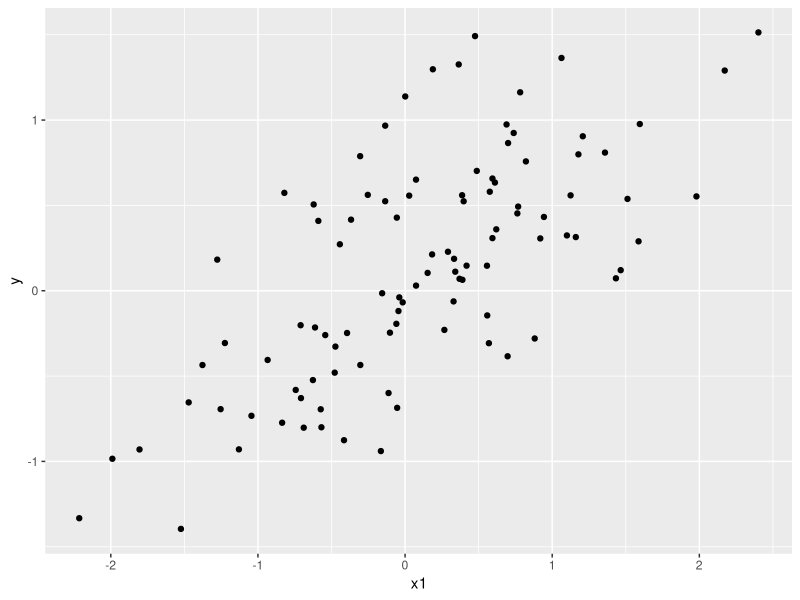

This chart was generated by the following R code:
# setup -------------------------------------------------------------------

rm(list = ls())
library(tidyverse)





# Model Fit and Complexity  --------------------------------------------------------

set.seed(1) # for reproducibility

# hypothetical sample size
n <- 100

# true intercept and slope
b <- c(0.1, 0.5)

# hypothetical explanatory variable
x1 <- rnorm(n = n, mean = 0, sd = 1)
x1


# create a design matrix
X <- model.matrix(~x1)
X
# expected values of y is a function of x
# %*% means matrix multiplication
# y = X %*% b equals y = b[1] + b[2] * x
# recall linear algebra
y_hat <- drop(X %*% b)
#### drop reduces it into a vector 



# add normal errors

y <- rnorm(n = n, mean = y_hat, sd = 0.5)


# plot
df0 <- tibble(y = y, x1 = x1)

df0 %>% 
  ggplot(aes(y = y,
             x = x1)) + 
  geom_point()


####  correct model used to generate the data
m1 <- lm(y ~ x1, data = df0)

summary(m1)

### add a column x2 which is irrelevant for y
df0 <- df0 %>% 
  mutate(x2 = rnorm(n = nrow(.),
                    mean = 0,
                    sd = 1))


###### add x2 to the model
m2 <- lm(y ~ x1 + x2, data = df0)
summary(m2)


# Comparison Metrics ------------------------------------------------------

# Adjusted R-square for m1 without x2
sm1 <- summary(m1)
print(sm1$adj.r.squared)

# Adjusted R-square for m2 with x2
sm2 <- summary(m2)
print(sm2$adj.r.squared)

c(sm1$adj.r.squared, sm2$adj.r.squared)



# Likelihood ratio test ---------------------------------------------------

# log likelihood: correct model
logLik(m1)

# log likelihood: correct model
logLik(m2)

c(logLik(m1), logLik(m2))


# test = "Chisq" specifies a chi-square distribution
# as a distribution of LR
anova(m1, m2, test = "Chisq")

# AIC ---------------------------------------------------------------------

#### model comparison method.The higher the AIC the worse of a fit the model is.
#### how the model predicts better while adding more data points. AIC best used for field experiment. Formula ----> AIC=2*k - 2ln*L 


# AIC: correct model. better model because value is lower
AIC(m1)
# AIC: correct model. worse model
AIC(m2)
 
